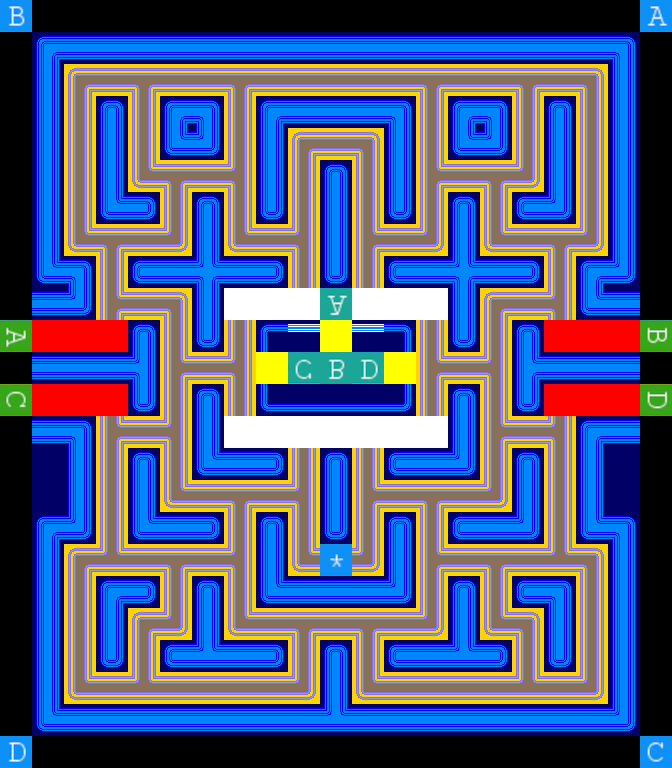

The image is a tile-based game level rendered from a .tmx file. Its description and source (layers, tilesets, objects; grid data summarised) follow:
An orthogonal 21x24 tile map with 32x32 px tiles, 6 tile layers (Background, Maze, Directions, MazeZones, ...), 4 tilesets.

<map version="1.5" tiledversion="1.7.2" orientation="orthogonal" renderorder="right-down" width="21" height="24" tilewidth="32" tileheight="32" infinite="0" nextlayerid="7" nextobjectid="1">
 <tileset firstgid="1" name="corners" tilewidth="32" tileheight="32" tilecount="80" columns="10">
  <image source="maps/chompermazetilesfull_blue.png" width="320" height="256" />
 </tileset>
 <tileset firstgid="81" name="location" tilewidth="32" tileheight="32" tilecount="100" columns="10">
  <image source="maps/location.png" trans="000000" width="320" height="320" />
 </tileset>
 <tileset firstgid="181" name="mazedirs" tilewidth="32" tileheight="32" tilecount="15" columns="15">
  <image source="maps/mazedirs.png" trans="000000" width="480" height="32" />
 </tileset>
 <tileset firstgid="196" name="zones" tilewidth="32" tileheight="32" tilecount="8" columns="1">
  <image source="maps/mazezones.png" trans="000000" width="32" height="256" />
 </tileset>
 <layer id="1" name="Background" width="21" height="24">
  <data>[504 cells, 418 non-empty, 1 distinct tile ids]</data>
 </layer>
 <layer id="2" name="Maze" width="21" height="24">
  <data>[504 cells, 371 non-empty, 27 distinct tile ids]</data>
 </layer>
 <layer id="4" name="Directions" width="21" height="24">
  <data>[504 cells, 212 non-empty, 12 distinct tile ids]</data>
 </layer>
 <layer id="6" name="MazeZones" width="21" height="24">
  <data>[504 cells, 36 non-empty, 3 distinct tile ids]</data>
 </layer>
 <layer id="3" name="MazeLocations" width="21" height="24">
  <data>[504 cells, 6 non-empty, 4 distinct tile ids]</data>
 </layer>
 <layer id="5" name="ArtistsLocations" width="21" height="24">
  <data>[504 cells, 13 non-empty, 13 distinct tile ids]</data>
 </layer>
</map>
